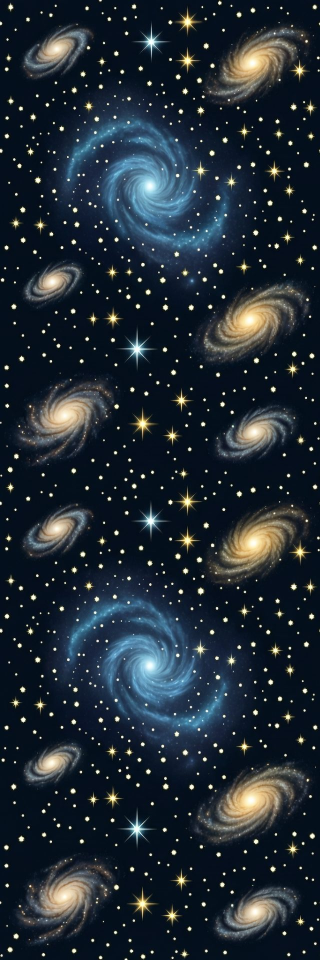
#> input picture Assets/background/galaxy_panel_0.png, 640 x 1920 px, given in place of ondo vertical loopable para space-shooter mobile en orie.png, which was not available (shown at 1/2 size)
$ python build_galaxy_strip.py
#> lines starting #> are read from the running program, lines starting #| are printed output that depends on the picture; pictures that were not available may be replaced by others from this repository, and a replacement may not be noted
"""BLOQUE 58.7ad: build the LONG galaxy strip (cinta).

The user wants a single image that has the 3 vertical panels GLUED
TOGETHER vertically. This is the "cinta" (ribbon) format: a single
tall image that scrolls down seamlessly.

Source: 1920x1920 galaxy image (square with 3 columns of galaxies).
Process:
  1. Split source into 3 vertical columns: 640x1920 each.
  2. Stack the 3 columns vertically into a single 640x5760 strip.
  3. Save as galaxy_strip.png (single long image, ready to scroll).

At runtime, ScrollingGalaxyBackground loads galaxy_strip.png first.
The strip is 640x5760 — when scaled to 320 wide, the height becomes
320x5760, which scrolls at 30 px/s for 192s (3.2 min) before looping.
The screen is 480 tall, so at any moment the player sees roughly 1/12
of the strip (one of the 3 columns partially).
"""
from pathlib import Path
from PIL import Image

ROOT = Path(__file__).resolve().parent.parent
ASSETS = ROOT / "Assets" / "background"
SRC = Path(r"C:\Users\Lerius\.minimax\v2\assets\2026\08\14\22-01-06-202-asset_20260814-220106-202_975d0b97d479_f1d8ae8d-Wan_Image_Generate_Fondo vertical loopable para space-shooter mobile en orie.png")

print(f"Loading: {SRC.name}")
img = Image.open(SRC)
#> img is the input picture: PIL image 640x1920 RGB; mean R, G, B 32.4, 43, 52.7
print(f"Source size: {img.size}, mode: {img.mode}")
#| Source size: (640, 1920), mode: RGB
w, h = img.size  # 1920, 1920
#> w = 640; h = 1920

# Step 1: split into 3 vertical columns (640x1920 each)
col_w = w // 3  # 640
#> col_w = 213
panels = [img.crop((i * col_w, 0, (i + 1) * col_w, h)) for i in range(3)]
#> panels = 3 items

# Step 2: stack vertically into a single 640x5760 strip
strip_w = col_w            # 640
#> strip_w = 213
strip_h = h * 3            # 5760
#> strip_h = 5760
strip = Image.new(panels[0].mode, (strip_w, strip_h))
#> strip: PIL image 213x5760 RGB; every value is 0
for i, panel in enumerate(panels):
    strip.paste(panel, (0, i * h))
    # Also save the individual panels for backward compat
    panel_path = ASSETS / f"galaxy_panel_{i}.png"
    panel.save(panel_path, format="PNG", optimize=True)
    print(f"  panel {i}: {panel_path.name} size={panel.size}")
#> this loop made 3 passes
#|   panel 0: galaxy_panel_0.png size=(213, 1920)
#|   panel 1: galaxy_panel_1.png size=(213, 1920)
#|   panel 2: galaxy_panel_2.png size=(213, 1920)
#> pass 1, `panel.save(panel_path, format="PNG", optimize=True)`:
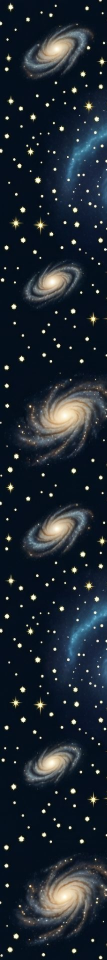
#> saved as galaxy_panel_0.png: PIL image 213x1920 RGB (shown at 1/2 size); mean R, G, B 29.3, 38.8, 48.6
#> pass 2, `panel.save(panel_path, format="PNG", optimize=True)`:
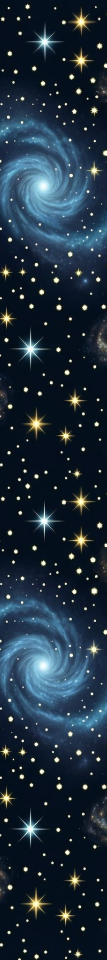
#> saved as galaxy_panel_1.png: PIL image 213x1920 RGB (shown at 1/2 size); mean R, G, B 29.9, 46, 60.4
#> after the loop:
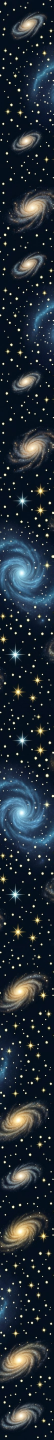
#> strip: PIL image 213x5760 RGB (shown at 1/4 size); mean R, G, B 32.4, 43.1, 52.8

# Step 3: save the combined strip
strip_path = ASSETS / "galaxy_strip.png"
strip.save(strip_path, format="PNG", optimize=True)
print(f"\n[OK] Long strip saved: {strip_path.name}  size={strip.size}")
#| [OK] Long strip saved: galaxy_strip.png  size=(213, 5760)
print(f"  At 30 px/s scroll, loops every {strip_h / 30:.0f}s ({strip_h / 30 / 60:.1f} min)")
#|   At 30 px/s scroll, loops every 192s (3.2 min)
print(f"  Scaled to 320 wide: 320x{strip_h} (each panel = 320x{h})")
#|   Scaled to 320 wide: 320x5760 (each panel = 320x1920)

$ run again, on Assets/background/galaxy_panel_1.png
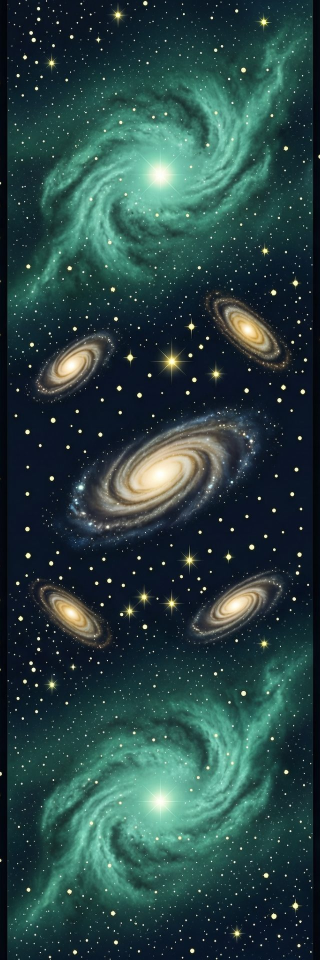
#> input picture Assets/background/galaxy_panel_1.png, 640 x 1920 px, given in place of ondo vertical loopable para space-shooter mobile en orie.png, which was not available (shown at 1/2 size)
#> img is the input picture: PIL image 640x1920 RGB; mean R, G, B 40.1, 67.9, 67.3
#| Source size: (640, 1920), mode: RGB
#> panels = 3 items
#> the loop `for i, panel in enumerate(panels):` made 3 passes
#|   panel 0: galaxy_panel_0.png size=(213, 1920)
#|   panel 1: galaxy_panel_1.png size=(213, 1920)
#|   panel 2: galaxy_panel_2.png size=(213, 1920)
#> pass 1, `panel.save(panel_path, format="PNG", optimize=True)`:
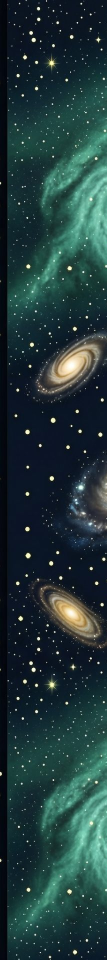
#> saved as galaxy_panel_0.png: PIL image 213x1920 RGB (shown at 1/2 size); mean R, G, B 32.3, 56.6, 58.1
#> after the loop `for i, panel in enumerate(panels):`:
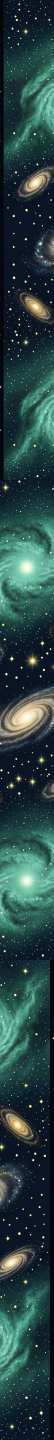
#> strip: PIL image 213x5760 RGB (shown at 1/4 size); mean R, G, B 40.1, 68, 67.3
#| [OK] Long strip saved: galaxy_strip.png  size=(213, 5760)
#|   At 30 px/s scroll, loops every 192s (3.2 min)
#|   Scaled to 320 wide: 320x5760 (each panel = 320x1920)
